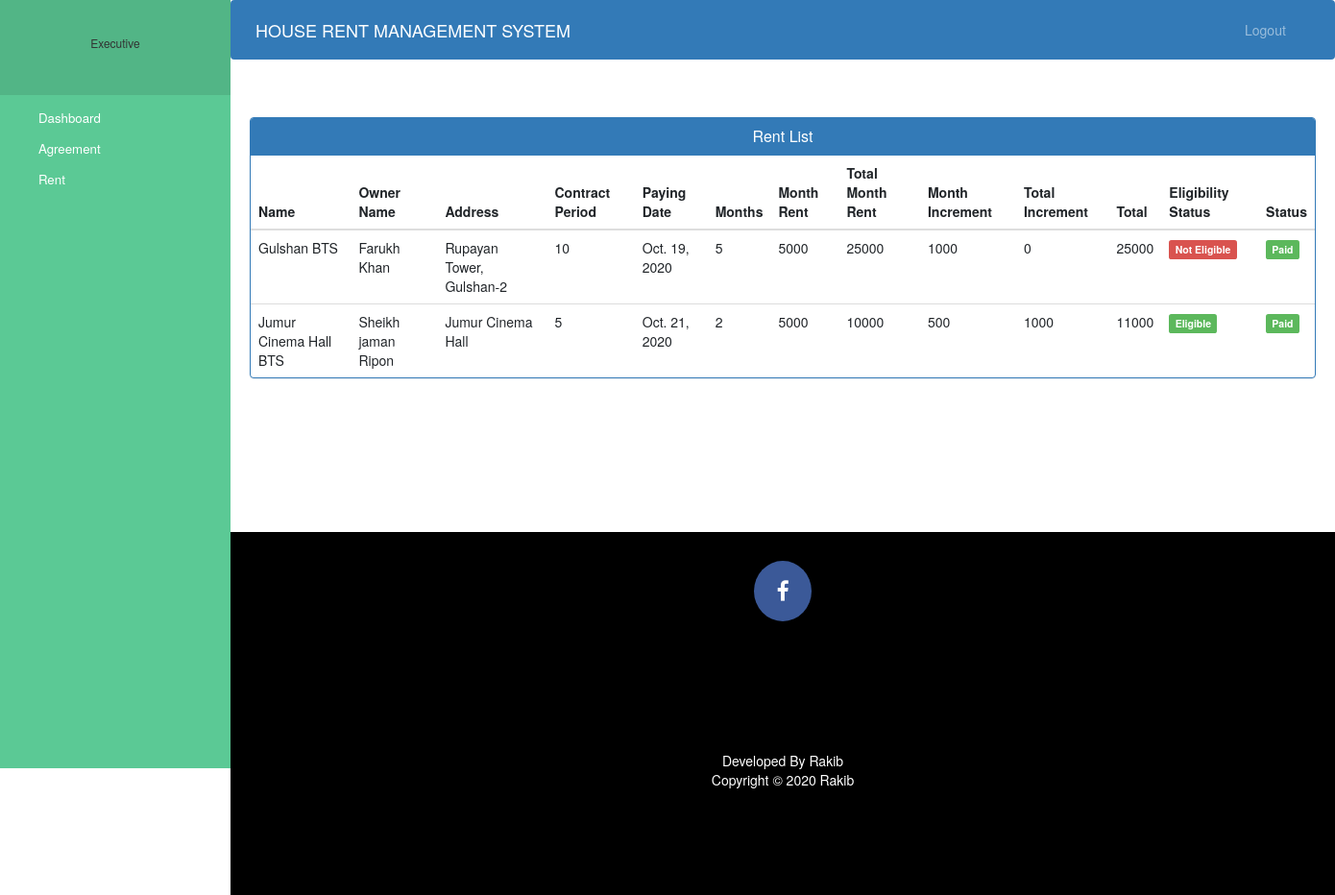
Screenshot of /executive_rent_record with the database file from the repository.
### Rent/models.py (models this page shows, shortened)
class Rent(models.Model):
    agreementid = models.CharField(max_length=30)
    btsid = models.PositiveIntegerField(null=True)
    btsname = models.CharField(max_length=100)
    todate = models.DateField(null=False)
    monthrent = models.PositiveIntegerField(default=False)
    totalmonth = models.PositiveIntegerField(blank=True,null=True)
    rentexcludingincrement = models.PositiveIntegerField(default=False)
    totalrent =models.PositiveIntegerField(blank=True,null=True)
    status = models.BooleanField(default=False)
    address = models.CharField(max_length=100)
    hownername = models.CharField(max_length=100)
    contractperiod = models.PositiveIntegerField(default=False)
    monthincrement = models.PositiveIntegerField(default=False)
    incrementamount = models.PositiveIntegerField(default=False)
    checkstatus = models.BooleanField(default=False)

### Rent/views.py (the view)
# urls.py: path('executive_rent_record', views.executive_rent_record, name='executive_rent_record'),
def executive_rent_record(request):
    rent = models.Rent.objects.all().filter(status=True)
    return render(request, 'executive_rent_record.html', {'rent':rent})

### Rent/templates/executive_rent_record.html (shortened to what this page needs)
{% extends 'executive_base.html' %}
{% block content %}
{%load static%}
<head>
  <link href="//netdna.bootstrapcdn.com/bootstrap/3.0.0/css/bootstrap.min.css" rel="stylesheet" id="bootstrap-css">
</head>
<div class="container">
  <div class="panel panel-primary">
    <div class="panel-heading">
      <h6 class="panel-title">Rent List</h6>
    </div>
    <table class="table table-hover" id="dev-table">
      <thead>
        <tr>
          <th>Name</th>
          <th>Owner Name</th>
          <th>Address</th>
          <th>Contract Period</th>
          <th>Paying Date</th>
          <th>Months</th>
          <th>Month Rent</th>
          <th>Total Month Rent</th>
          <th>Month Increment</th>
          <th>Total Increment</th>
          <th>Total</th>
          <th>Eligibility Status</th>
          <th>Status</th>
        </tr>
      </thead>
      {% for d in rent %}
      <tr>
        <td> {{d.btsname}}</td>
        <td>{{d.hownername}}</td>
        <td>{{d.address}}</td>
        <td>{{d.contractperiod}}</td>
        <td>{{d.todate}}</td>
        <td>{{d.totalmonth}}</td>
        <td>{{d.monthrent}}</td>
        <td>{{d.rentexcludingincrement}}</td>
        <td>{{d.monthincrement}}</td>
        <td>{{d.incrementamount}}</td>
        <td>{{d.totalrent}}</td>
        {%if d.checkstatus%}
          <td> <span class="label label-success">Eligible</span></td>
          {% else %}
          <td> <span class="label label-danger">Not Eligible</span></td>
          {% endif %}
        {%if d.status%}
          <td> <span class="label label-success">Paid</span></td>
          {% else %}
          <td> <span class="label label-danger">Hold</span></td>
          {% endif %}
      </tr>
      {% endfor %}
    </table>
  </div>
</div>
{% endblock content %}

### Rent/static/css/style.css (style rules this page uses)
body { padding-left: 240px; }

### Rent/templates/executive_rent_record.html (style rules this page uses)
h6 { text-align: center; }

### rows the page displays
Rent: btsname "Gulshan BTS", hownername "Farukh Khan", address "Rupayan Tower, Gulshan-2", contractperiod "10", todate "Oct. 19, 2020", totalmonth "5", monthrent "5000", rentexcludingincrement "25000", monthincrement "1000", incrementamount "0", totalrent "25000", checkstatus "Not Eligible", status "Paid"
Rent: btsname "Jumur Cinema Hall BTS", hownername "Sheikh jaman Ripon", address "Jumur Cinema Hall", contractperiod "5", todate "Oct. 21, 2020", totalmonth "2", monthrent "5000", rentexcludingincrement "10000", monthincrement "500", incrementamount "1000", totalrent "11000", checkstatus "Eligible", status "Paid"
